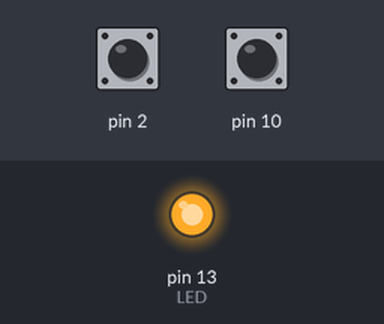
The sketch below on a simulated Arduino Uno, built with avr-gcc and run on an emulated ATmega328P. Parts: output pins drawn as LEDs (lit = HIGH). The inputs (shaded band) are chosen by the test bench; at power-on: pin 2 HIGH, pin 10 HIGH.

Above: at 0.7 s.
At 5.2 s:
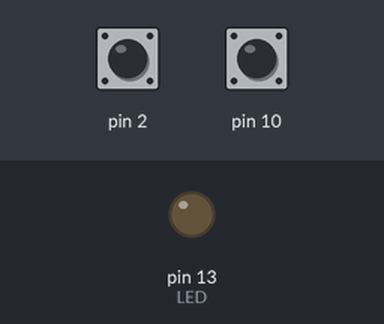
Timing chart, 0 to 6.9 s (numbered marks = the images above):
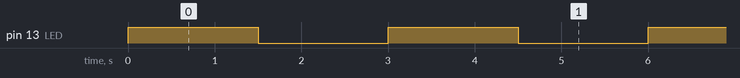

Measured:
- by itself, pin 13 (LED): alternates HIGH for 1.5 s and LOW for 1.5 s

The sketch:

Interrupt.ino
```cpp
/*
 * Este código realiza o toggle do LED built-in a cada 1.5s
 * E o estado do mesmo muda a cada interrupção
 *
 * As interrupções são dos tipos:
 *  PCINT --> Por meio do PB2
 *  INT --> Por meio do PD2
 */

#include <avr/io.h>
#include <util/delay.h>
#include <avr/interrupt.h>
/*
 * A função gpio_init inicializa os registradores das GPIOs que serão utilizadas
 */
void gpio_init(){

  DDRD &= ~(1 << DDD2); //PCINT18(PD2) setado como entrada
  PORTD |= (1 << PORTD2); //Pull-up no PCINT18(PD2)

  DDRD &= ~(1 << DDB2); //PCINT2(PB2) setado como entrada
  PORTB |= (1 << PORTB2); //Pull-up no PCINT2(PB2)

  DDRB |= (1 << DDB5); // PCINT5(PB5) setado como saída
}
/*
 * A função interrupt_init configura os registradores para que
 * seja possível detectar as interrupções do tipo PCINT e INT
 */
void interrupt_init(){
  cli(); // Desabilita todas as interrupções

  SREG |= (1 << SREG_I); // Bit I(7) do SREG --> ativador global de interrupções

  EIMSK |= (1 << INT0); // Mascara referente ao INT0
  EICRA |= (1 << ISC01); // Configura para borda de descida

  PCICR |= (1 << PCIE0); // Habilita a detecção interrupções no por mudança em qual quer PCINT0~7
  PCMSK0 |= (1 << PCINT2); // Seleciona a ativação de interrupção no PCINT2(PB2)

  sei(); // Habilita todas as interrupções
}

int main(){
  gpio_init();
  interrupt_init();
  while(1){
    PORTB ^= (1 << PORTB5); // Toggle o LED Built-in
    _delay_ms(1500);
  }
}
/*
 * Rotina de interrupção tipo PCINT
 * Onde sempre que ocorrer uma interrupção o LED mudará de estado
 */
ISR(PCINT0_vect){
  PORTB ^= (1 << PORTB5);
}
/*
 * Rotina de interrupção tipo INT
 * Onde sempre que ocorrer uma interrupção o LED mudará de estado
 */
ISR(INT0_vect){
  PORTB ^= (1 << PORTB5);
}
```
